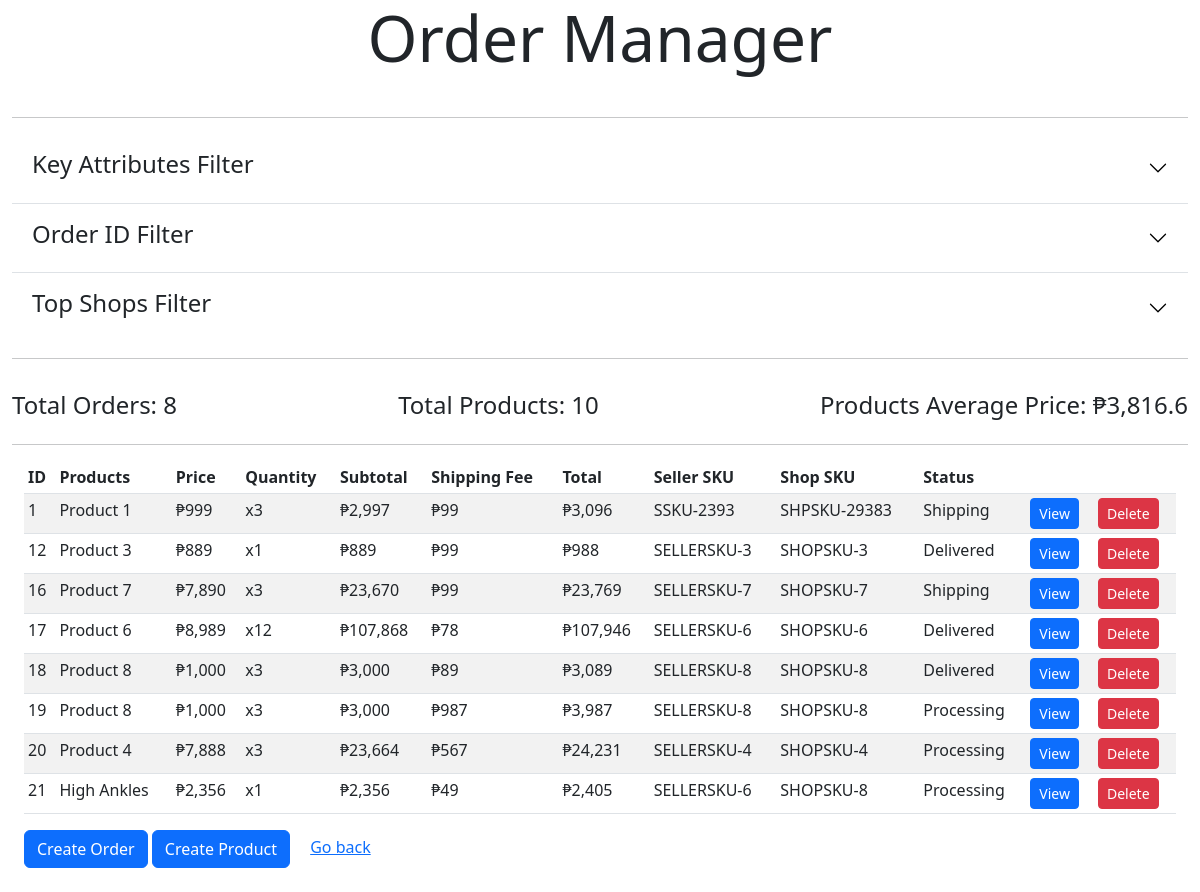
/orders/, run on an earlier commit of the app's database.
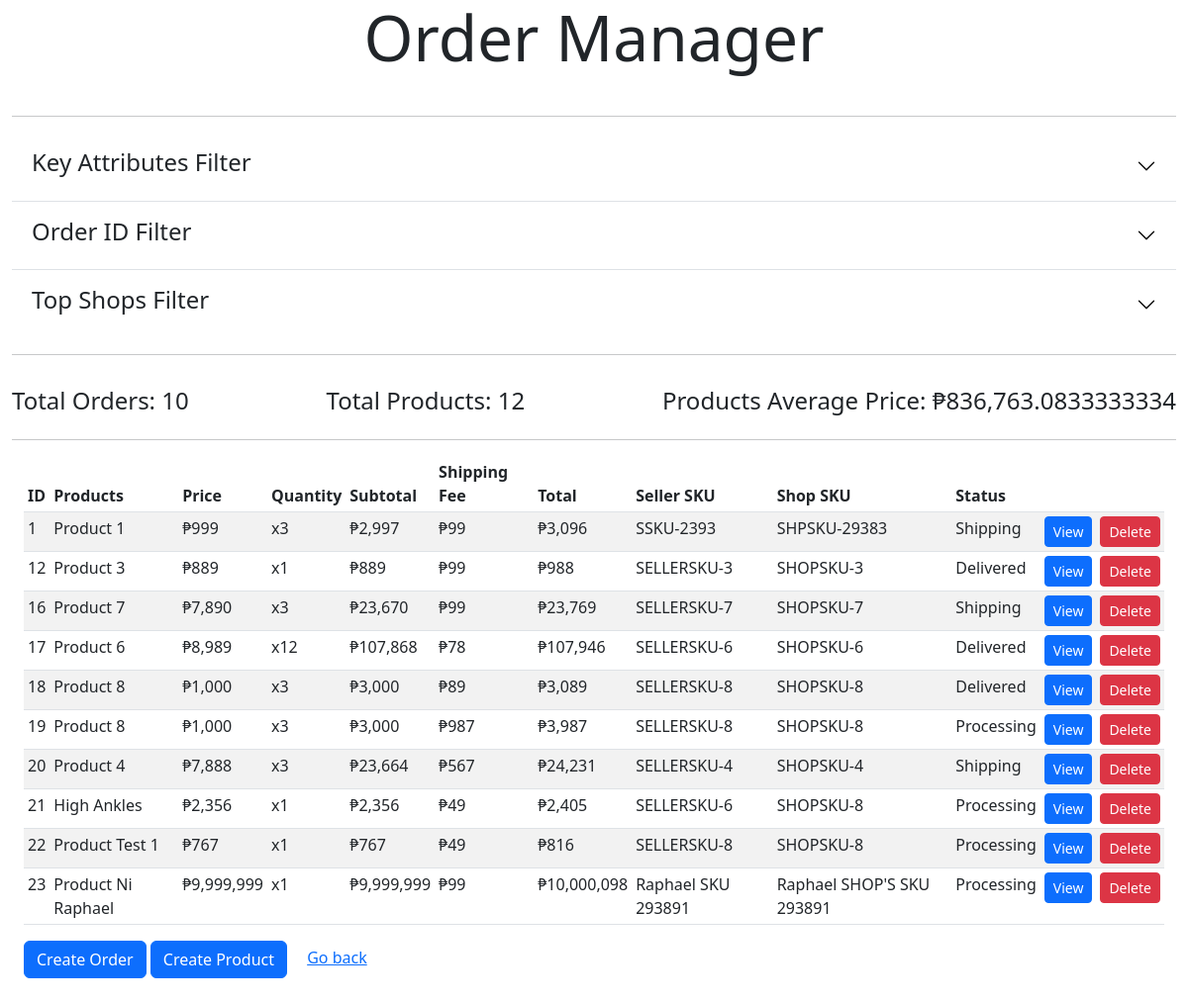
And on a later commit of the database.
### app/models.py (models this page shows, shortened)
class Order(models.Model):
    product = models.ForeignKey(Product, on_delete=models.CASCADE)
    shipping_fee = models.IntegerField(
        verbose_name="Order shipping_fee", blank=True, null=True)
    @property
    def subtotal(self):
        return self.product.price * self.product.quantity
    @property
    def total(self):
        return self.subtotal + self.shipping_fee
    @property
    def status(self):
        return self.receiptdetails.order_status

class Product(models.Model):
    product_name = models.CharField(
        max_length=150, verbose_name="Product Name", blank=True, null=True)
    seller_sku = models.CharField(
        max_length=100, verbose_name="Seller SKU", blank=True, null=True)
    shop_sku = models.CharField(
        max_length=100, verbose_name="Shop SKU", blank=True, null=True)
    price = models.IntegerField(
        verbose_name="Product Price", blank=True, default=0, null=True)
    quantity = models.IntegerField(
        default=0, verbose_name="Quantity", blank=True, null=True)
    def __str__(self):
        return self.product_name

class ReceiptDetails(models.Model):
    order_status_choices = (('Processing', 'Processing'),
                            ('To Pack', 'To Pack'),
                            ('Shipping', 'Shipping'),
                            ('Delivered', 'Delivered'),)
    order_fk = models.OneToOneField(
        Order, on_delete=models.CASCADE, blank=True, null=True, verbose_name="Order Foreign Key")
    sender_fk = models.ForeignKey(
        Sender, on_delete=models.CASCADE, blank=True, null=True, verbose_name="Sender Foreign Key")
    receiver_fk = models.ForeignKey(
        Receiver, on_delete=models.CASCADE, blank=True, null=True, verbose_name="Receiver Foreign Key")
    order_status = models.CharField(
        choices=order_status_choices, max_length=50, blank=True, null=True, verbose_name="Order Status")
    print_date = models.DateField(
        auto_now_add=True, blank=True, null=True, verbose_name="Date Printed")
    payment_type = models.CharField(
        max_length=50, blank=True, null=True, verbose_name="Payment Type")
    class Meta:
        verbose_name = 'Receipt Detail'
        verbose_name_plural = 'Receipt Details'

### app/views.py (the view, shortened to what this page needs)
# urls.py: path('orders/', views.orders, name='orders'),
def orders(request):
    orders = Order.objects.all()
    seller_sku_get = request.GET.get('seller_sku')
    shop_sku = request.GET.get('shop_sku')
    order_id_filter = request.GET.getlist('order_id_filter')
    order_id_filter = [int(i) for i in order_id_filter]
    having = request.GET.get('having')
    orders_total = Order.objects.all().count()
    products_total = Product.objects.all().count()
    products_inventory_value = Product.objects.all().aggregate(price__avg=Avg('price'))
    order_status_filter = None
    try:
        max_price = int(request.GET.get('max_price'))
    except:
        max_price = None
    try:
        min_price = int(request.GET.get('min_price'))
    except:
        min_price = None
    order_status = request.GET.get('order_status')
    if seller_sku_get != '' and seller_sku_get is not None:
        orders = orders.filter(product__seller_sku=seller_sku_get)
    elif shop_sku != '' and shop_sku is not None:
        orders = orders.filter(product__shop_sku=shop_sku)
    elif min_price is not None and max_price is not None:
        orders = orders.filter(product__price__gte=min_price,
                               product__price__lte=max_price)
    elif max_price is not None:
        orders = orders.filter(product__price__lte=max_price)
    elif min_price is not None:
        orders = orders.filter(product__price__gte=min_price)
    elif order_id_filter:
        orders = Order.objects.filter(id__in=order_id_filter)
    products = Product.objects.filter(
        order__id__in=orders).values('order__id', 'product_name')
    context = {'orders': orders, 'products': products,
               'total_orders': orders_total, 'products_total': products_total, 'products_inventory_value': products_inventory_value, 'order_status_filter': order_status_filter}
    return render(request, 'orders.html', context)

### templates/orders.html (shortened to what this page needs)
{% extends "index.html" %} {% load static %} {% load humanize %}
{% block content %}
<div class="col-lg-12">
  <div class="accordion accordion-flush" id="accordionFlushExample">
    <div class="accordion-item">
      <h2 class="accordion-header" id="flush-headingOne">
        <button
          class="accordion-button collapsed"
          type="button"
          data-bs-toggle="collapse"
          data-bs-target="#flush-collapseOne"
          aria-expanded="false"
          aria-controls="flush-collapseOne"
        >
          <h1 class="h4">Key Attributes Filter</h1>
        </button>
      </h2>
    </div>
    <div class="accordion-item">
      <h2 class="accordion-header" id="flush-headingTwo">
        <button
          class="accordion-button collapsed"
          type="button"
          data-bs-toggle="collapse"
          data-bs-target="#flush-collapseTwo"
          aria-expanded="false"
          aria-controls="flush-collapseTwo"
        >
          <h1 class="h4">Order ID Filter</h1>
        </button>
      </h2>
    </div>
    <div class="accordion-item">
      <h2 class="accordion-header" id="flush-headingThree">
        <button
          class="accordion-button collapsed"
          type="button"
          data-bs-toggle="collapse"
          data-bs-target="#flush-collapseThree"
          aria-expanded="false"
          aria-controls="flush-collapseThree"
        >
          <h1 class="h4">Top Shops Filter</h1>
        </button>
      </h2>
    </div>
  </div>
  <hr />
  <div class="d-flex justify-content-between">
    {% if order_status_filter %}
    <h4 class="fw-light pt-3">
      Products with status filter: {{order_status_filter}}
    </h4>
    {% else %}
    <h4 class="fw-light pt-3">Total Orders: {{total_orders}}</h4>
    <h4 class="fw-light pt-3">Total Products: {{products_total}}</h4>
    <h4 class="fw-light pt-3">
      Products Average Price:
      &#x20b1;{{products_inventory_value.price__avg|intcomma}}
    </h4>
    {% endif %}
  </div>
  <hr />
  <div class="container-fluid col-lg-12">
    <div class="table-responsive">
      <table class="table table-striped table-sm">
        <thead>
          <tr>
            <th scope="col">ID</th>
            <th scope="col">Products</th>
            <th scope="col">Price</th>
            <th scope="col">Quantity</th>
            <th scope="col">Subtotal</th>
            <th scope="col">Shipping Fee</th>
            <th scope="col">Total</th>
            <th scope="col">Seller SKU</th>
            <th scope="col">Shop SKU</th>
            <th scope="col">Status</th>
            <th scope="col"></th>
            <th scope="col"></th>
          </tr>
        </thead>
        <tbody>
          {% if orders %} {% for order in orders %}
          <tr>
            <td>{{order.id}}</td>
            <td>{{order.product}}</td>
            <td>&#x20b1;{{order.product.price|intcomma}}</td>
            <td>x{{order.product.quantity}}</td>
            <td>&#x20b1;{{order.subtotal|intcomma}}</td>
            <td>&#x20b1;{{order.shipping_fee}}</td>
            <td>&#x20b1;{{order.total|intcomma}}</td>
            <td>{{order.product.seller_sku}}</td>
            <td>{{order.product.shop_sku}}</td>
            <td>{{order.status}}</td>
            <td>
              <a
                href="{% url 'order_detail' order.id%}"
                class="btn btn-primary btn-sm"
                >View</a
              >
            </td>
            <td>
              <a
                href="{% url 'order_delete' order.id%}"
                class="btn btn-danger btn-sm"
                >Delete</a
              >
            </td>
          </tr>
          {% endfor %} {% else %} No Orders found
          <a href="{% url 'orders' %}"> Go back</a>
          {% endif %}
        </tbody>
      </table>
    </div>
  </div>
  <div class="container-fluid pb-4">
    <a href="{% url 'create_order'  %}" class="btn btn-block btn-primary"
      >Create Order</a
    >
    <a href="{% url 'add_product'  %}" class="btn btn-block btn-primary"
      >Create Product</a
    >
    <a href="{% url 'orders' %}" class="link px-3">Go back</a>
  </div>
  {% endblock content %}

### templates/index.html (shortened to what this page needs)
<!DOCTYPE html>
<html lang="en">
  <head>
  </head>
  <body>
    <div>
  <div class="container text-center display-3 pb-4"><a href="{% url 'index' %}" class="nav-link">Order Manager</a>
  </div>
      <div class="container-fluid">
    <hr>
  {% block content %}{% endblock content %}
  </body>
  <link
    href="https://cdn.jsdelivr.net/npm/bootstrap@5.2.0/dist/css/bootstrap.min.css"
    rel="stylesheet"
  />
</html>

What changed in the data, as far as the page shows it:
changed through a linked row, Order "Product 4": status "Processing" → "Shipping"
added Order: id "22", product "Product Test 1", product.price "767", product.quantity "1", subtotal "767", shipping_fee "49", total "816", product.seller_sku "SELLERSKU-8", product.shop_sku "SHOPSKU-8", status "Processing"
added Order: id "23", product "Product Ni Raphael", product.price "9,999,999", product.quantity "1", subtotal "9,999,999", shipping_fee "99", total "10,000,098", product.seller_sku "Raphael SKU 293891", product.shop_sku "Raphael SHOP'S SKU 293891", status "Processing"
Also different on the page:
{{ total_orders }}: "8" → "10"
{{ products_total }}: "10" → "12"
{{ products_inventory_value.price__avg|intcomma }}: "3,816.6" → "836,763.0833333334"
